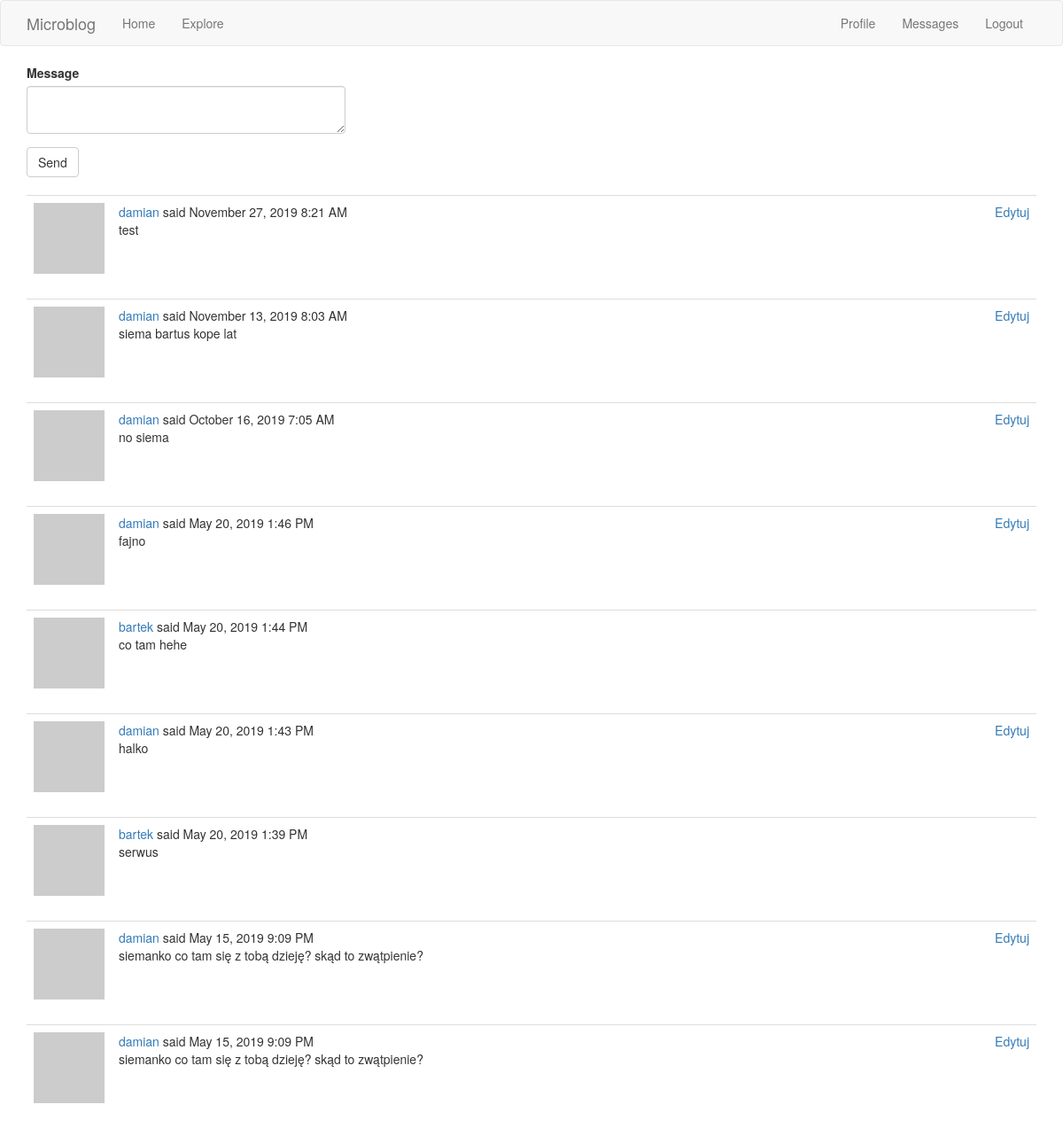
Page /messages/bartek (signed in) on the committed database.
### app/models.py (models this page shows, shortened)
class Message(db.Model):
    id = db.Column(db.Integer, primary_key=True)
    sender_id = db.Column(db.Integer, db.ForeignKey('user.id'))
    recipient_id = db.Column(db.Integer, db.ForeignKey('user.id'))
    body = db.Column(db.String(200))
    timestamp = db.Column(db.DateTime, index=True, default=datetime.utcnow)

### app/routes.py (the view)
@app.route('/messages/<username>')
@login_required
def conversation(username):
    current_user.last_message_read_time = datetime.utcnow()
    db.session.commit()
    form = MessageForm()
    messages = (Message.query.filter(Message.sender_id == current_user.id)).\
        union(Message.query.filter(Message.sender_id == db.session.query(User.id).filter(User.username == username))).\
        order_by(Message.timestamp.desc())
    return render_template('conversation.html', messages=messages.all(), form=form)

### app/forms.py
class MessageForm(FlaskForm):
    message = TextAreaField(_l('Message'), validators=[DataRequired(), Length(min=1, max=200)])
    submit = SubmitField(_l('Send'))

### app/models.py (called while the page is built)
@login.user_loader
def load_user(id):
    return User.query.get(int(id))

    def avatar(self, size):
        digest = md5(self.email.lower().encode('utf-8')).hexdigest()
        return 'https://www.gravatar.com/avatar/{}?d=identicon&s={}'.format(
            digest, size)

    def new_messages(self):
        last_read_time = self.last_message_read_time or datetime(1900, 1, 1)
        return Message.query.filter_by(recipient=self).filter(
            Message.timestamp > last_read_time).count()

### app/routes.py (called while the page is built)
@app.before_request
def before_request():
    if current_user.is_authenticated:
        current_user.last_seen = datetime.utcnow()
        db.session.commit()
    g.locale = str(get_locale())

### app/templates/conversation.html
{% extends "base.html" %}
{% import 'bootstrap/wtf.html' as wtf %}
{% block app_content %}
    <div class="row">
        <div class="col-md-4">
            {{ wtf.quick_form(form) }}
        </div>
    </div>
    <br>
    {% for post in messages %}
        {% include '_post.html' %}
    {% endfor %}
{% endblock %}

### app/templates/_post.html (shortened to what this page needs)
    <table class="table table-hover">
        <tr>
            <td width="30px">
                <a href="{{ url_for('user', username=post.author.username) }}">
                    <img src="{{ post.author.avatar(30) }}" />
                </a>
            </td>
            <td>
                {{ _('%(username)s said %(when)s',
                    username=user_link, when=moment(post.timestamp).format('LLL')) }}
                {% if current_user.username == post.author.username %}
                <a href="{{ url_for('edit_post', post_id=post.id) }}"><object align="right">Edytuj</object>
                </a>
                {% endif %}
                <br>
                {{ post.body }}
            </td>
        </tr>
    </table>

### rows in the picture
Message: body "test"
Message: body "siema bartus kope lat"
Message: body "no siema"
Message: body "fajno"
Message: body "co tam hehe"
Message: body "halko"
Message: body "serwus"
Message: body "siemanko co tam się z tobą dzieję? skąd to zwątpienie?"
Message: body "siemanko co tam się z tobą dzieję? skąd to zwątpienie?"
